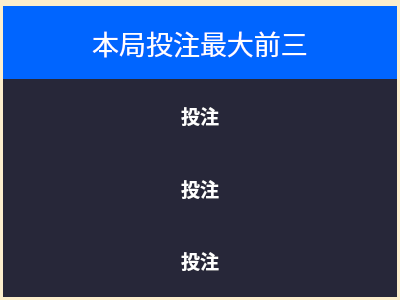
<?xml version="1.0" encoding="UTF-8"?>
<ui version="4.0">
 <class>MTopThree</class>
 <widget class="QWidget" name="MTopThree">
  <property name="geometry">
   <rect>
    <x>0</x>
    <y>0</y>
    <width>400</width>
    <height>300</height>
   </rect>
  </property>
  <property name="windowTitle">
   <string>Form</string>
  </property>
  <property name="styleSheet">
   <string notr="true">background-color: rgb(252, 238, 205);</string>
  </property>
  <layout class="QVBoxLayout" name="verticalLayout">
   <property name="spacing">
    <number>0</number>
   </property>
   <property name="leftMargin">
    <number>0</number>
   </property>
   <property name="topMargin">
    <number>0</number>
   </property>
   <property name="rightMargin">
    <number>0</number>
   </property>
   <property name="bottomMargin">
    <number>0</number>
   </property>
   <item>
    <widget class="QGroupBox" name="groupBox_3">
     <property name="styleSheet">
      <string notr="true">QGroupBox{color: rgb(0, 0, 0);background-image: url(:/button/pu_yellow.png);solid grey; border-radius: 8px;}</string>
     </property>
     <property name="title">
      <string/>
     </property>
     <layout class="QVBoxLayout" name="verticalLayout_2" stretch="1,3">
      <property name="spacing">
       <number>0</number>
      </property>
      <property name="leftMargin">
       <number>0</number>
      </property>
      <property name="topMargin">
       <number>0</number>
      </property>
      <property name="rightMargin">
       <number>0</number>
      </property>
      <property name="bottomMargin">
       <number>0</number>
      </property>
      <item>
       <widget class="QLabel" name="label_134">
        <property name="font">
         <font>
          <family>方正粗黑宋简体</family>
          <pointsize>20</pointsize>
         </font>
        </property>
        <property name="styleSheet">
         <string notr="true">color: rgb(255, 255, 255);
background-color: rgb(0, 101, 255);</string>
        </property>
        <property name="text">
         <string>本局投注最大前三</string>
        </property>
        <property name="alignment">
         <set>Qt::AlignCenter</set>
        </property>
       </widget>
      </item>
      <item>
       <widget class="QWidget" name="widget_3" native="true">
        <property name="styleSheet">
         <string notr="true">background-color: rgb(39, 39, 57);</string>
        </property>
        <layout class="QGridLayout" name="gridLayout_3" columnstretch="1,2,1,1,2">
         <property name="topMargin">
          <number>1</number>
         </property>
         <property name="bottomMargin">
          <number>1</number>
         </property>
         <property name="horizontalSpacing">
          <number>0</number>
         </property>
         <property name="verticalSpacing">
          <number>1</number>
         </property>
         <item row="0" column="0">
          <widget class="QLabel" name="label">
           <property name="styleSheet">
            <string notr="true"/>
           </property>
           <property name="text">
            <string>&lt;html&gt;&lt;head/&gt;&lt;body&gt;&lt;p&gt;&lt;img src=&quot;:/icon/image/icon/1.png&quot;/&gt;&lt;/p&gt;&lt;/body&gt;&lt;/html&gt;</string>
           </property>
          </widget>
         </item>
         <item row="0" column="3">
          <widget class="QLabel" name="label_first_bet">
           <property name="styleSheet">
            <string notr="true"/>
           </property>
           <property name="text">
            <string>&lt;html&gt;&lt;head/&gt;&lt;body&gt;&lt;p&gt;&lt;br/&gt;&lt;/p&gt;&lt;/body&gt;&lt;/html&gt;</string>
           </property>
          </widget>
         </item>
         <item row="1" column="0">
          <widget class="QLabel" name="label_11">
           <property name="styleSheet">
            <string notr="true"/>
           </property>
           <property name="text">
            <string>&lt;html&gt;&lt;head/&gt;&lt;body&gt;&lt;p&gt;&lt;img src=&quot;:/icon/image/icon/2.png&quot;/&gt;&lt;/p&gt;&lt;/body&gt;&lt;/html&gt;</string>
           </property>
          </widget>
         </item>
         <item row="0" column="1">
          <widget class="QLabel" name="label_first_name">
           <property name="font">
            <font>
             <family>方正粗黑宋简体</family>
             <pointsize>20</pointsize>
            </font>
           </property>
           <property name="styleSheet">
            <string notr="true">color: rgb(255, 255, 255);</string>
           </property>
           <property name="text">
            <string/>
           </property>
           <property name="alignment">
            <set>Qt::AlignCenter</set>
           </property>
          </widget>
         </item>
         <item row="1" column="1">
          <widget class="QLabel" name="label_second_name">
           <property name="font">
            <font>
             <family>方正粗黑宋简体</family>
             <pointsize>20</pointsize>
            </font>
           </property>
           <property name="styleSheet">
            <string notr="true">color: rgb(255, 255, 255);</string>
           </property>
           <property name="text">
            <string/>
           </property>
           <property name="alignment">
            <set>Qt::AlignCenter</set>
           </property>
          </widget>
         </item>
         <item row="0" column="4">
          <widget class="QLabel" name="label_first_money">
           <property name="font">
            <font>
             <family>微软雅黑</family>
             <pointsize>20</pointsize>
            </font>
           </property>
           <property name="styleSheet">
            <string notr="true">color: rgb(255, 255, 255);</string>
           </property>
           <property name="text">
            <string/>
           </property>
           <property name="alignment">
            <set>Qt::AlignCenter</set>
           </property>
          </widget>
         </item>
         <item row="1" column="3">
          <widget class="QLabel" name="label_second_bet">
           <property name="styleSheet">
            <string notr="true"/>
           </property>
           <property name="text">
            <string>&lt;html&gt;&lt;head/&gt;&lt;body&gt;&lt;p&gt;&lt;br/&gt;&lt;/p&gt;&lt;/body&gt;&lt;/html&gt;</string>
           </property>
          </widget>
         </item>
         <item row="1" column="2">
          <widget class="QLabel" name="label_13">
           <property name="font">
            <font>
             <family>微软雅黑</family>
             <pointsize>14</pointsize>
             <weight>75</weight>
             <bold>true</bold>
            </font>
           </property>
           <property name="styleSheet">
            <string notr="true">color: rgb(255, 255, 255);</string>
           </property>
           <property name="text">
            <string>投注</string>
           </property>
           <property name="alignment">
            <set>Qt::AlignCenter</set>
           </property>
          </widget>
         </item>
         <item row="1" column="4">
          <widget class="QLabel" name="label_second_money">
           <property name="font">
            <font>
             <family>微软雅黑</family>
             <pointsize>20</pointsize>
            </font>
           </property>
           <property name="styleSheet">
            <string notr="true">color: rgb(255, 255, 255);</string>
           </property>
           <property name="text">
            <string/>
           </property>
           <property name="alignment">
            <set>Qt::AlignCenter</set>
           </property>
          </widget>
         </item>
         <item row="0" column="2">
          <widget class="QLabel" name="label_3">
           <property name="font">
            <font>
             <family>微软雅黑</family>
             <pointsize>14</pointsize>
             <weight>75</weight>
             <italic>false</italic>
             <bold>true</bold>
            </font>
           </property>
           <property name="styleSheet">
            <string notr="true">color: rgb(255, 255, 255);</string>
           </property>
           <property name="text">
            <string>投注</string>
           </property>
           <property name="alignment">
            <set>Qt::AlignCenter</set>
           </property>
          </widget>
         </item>
         <item row="2" column="0">
          <widget class="QLabel" name="label_16">
           <property name="styleSheet">
            <string notr="true"/>
           </property>
           <property name="text">
            <string>&lt;html&gt;&lt;head/&gt;&lt;body&gt;&lt;p&gt;&lt;img src=&quot;:/icon/image/icon/3.png&quot;/&gt;&lt;/p&gt;&lt;/body&gt;&lt;/html&gt;</string>
           </property>
          </widget>
         </item>
         <item row="2" column="1">
          <widget class="QLabel" name="label_third_name">
           <property name="font">
            <font>
             <family>方正粗黑宋简体</family>
             <pointsize>20</pointsize>
            </font>
           </property>
           <property name="styleSheet">
            <string notr="true">color: rgb(255, 255, 255);</string>
           </property>
           <property name="text">
            <string/>
           </property>
           <property name="alignment">
            <set>Qt::AlignCenter</set>
           </property>
          </widget>
         </item>
         <item row="2" column="2">
          <widget class="QLabel" name="label_18">
           <property name="font">
            <font>
             <family>微软雅黑</family>
             <pointsize>14</pointsize>
             <weight>75</weight>
             <bold>true</bold>
            </font>
           </property>
           <property name="styleSheet">
            <string notr="true">color: rgb(255, 255, 255);</string>
           </property>
           <property name="text">
            <string>投注</string>
           </property>
           <property name="alignment">
            <set>Qt::AlignCenter</set>
           </property>
          </widget>
         </item>
         <item row="2" column="3">
          <widget class="QLabel" name="label_third_bet">
           <property name="styleSheet">
            <string notr="true"/>
           </property>
           <property name="text">
            <string>&lt;html&gt;&lt;head/&gt;&lt;body&gt;&lt;p&gt;&lt;br/&gt;&lt;/p&gt;&lt;/body&gt;&lt;/html&gt;</string>
           </property>
          </widget>
         </item>
         <item row="2" column="4">
          <widget class="QLabel" name="label_third_money">
           <property name="font">
            <font>
             <family>微软雅黑</family>
             <pointsize>20</pointsize>
            </font>
           </property>
           <property name="styleSheet">
            <string notr="true">color: rgb(255, 255, 255);</string>
           </property>
           <property name="text">
            <string/>
           </property>
           <property name="alignment">
            <set>Qt::AlignCenter</set>
           </property>
          </widget>
         </item>
        </layout>
       </widget>
      </item>
     </layout>
    </widget>
   </item>
  </layout>
 </widget>
 <resources/>
 <connections/>
</ui>
